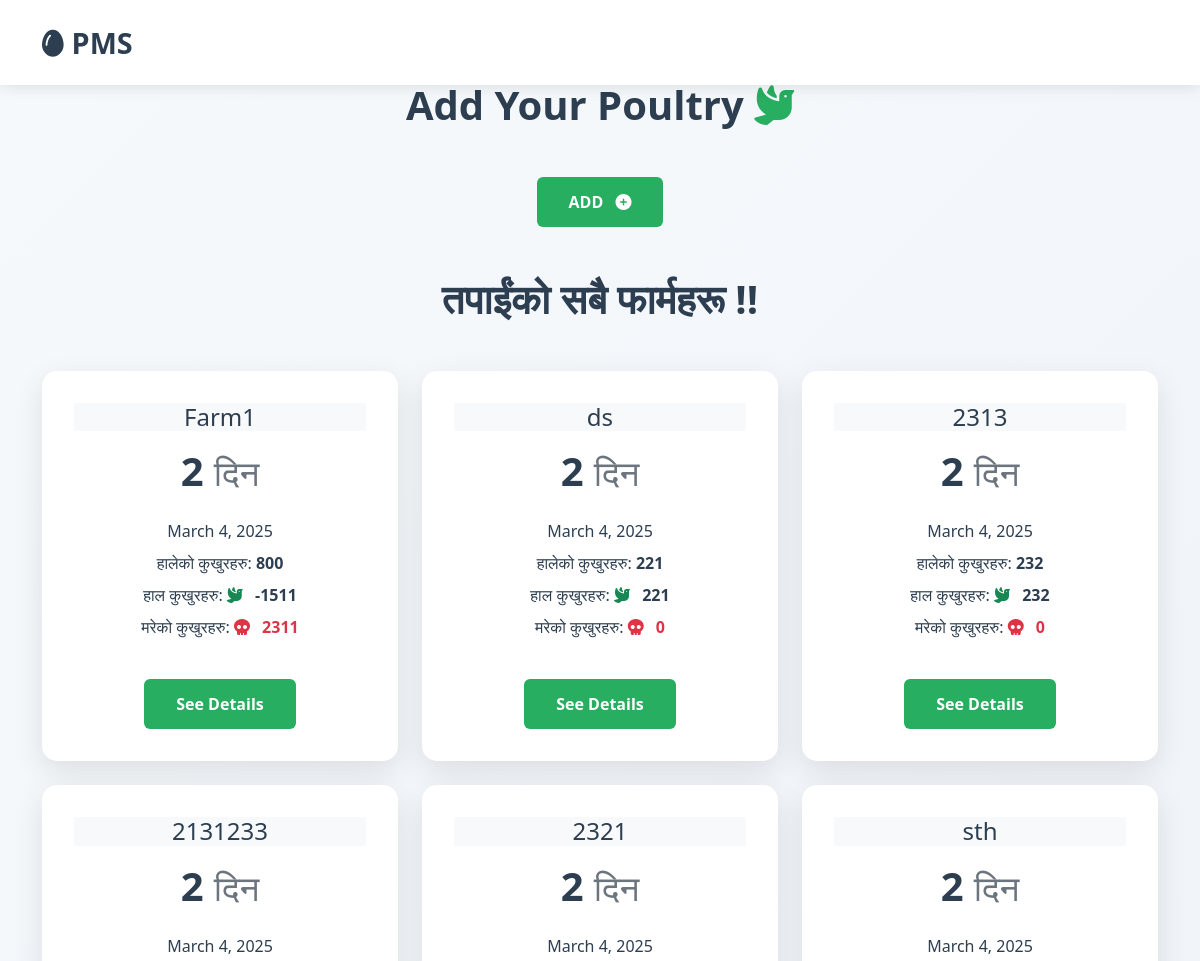
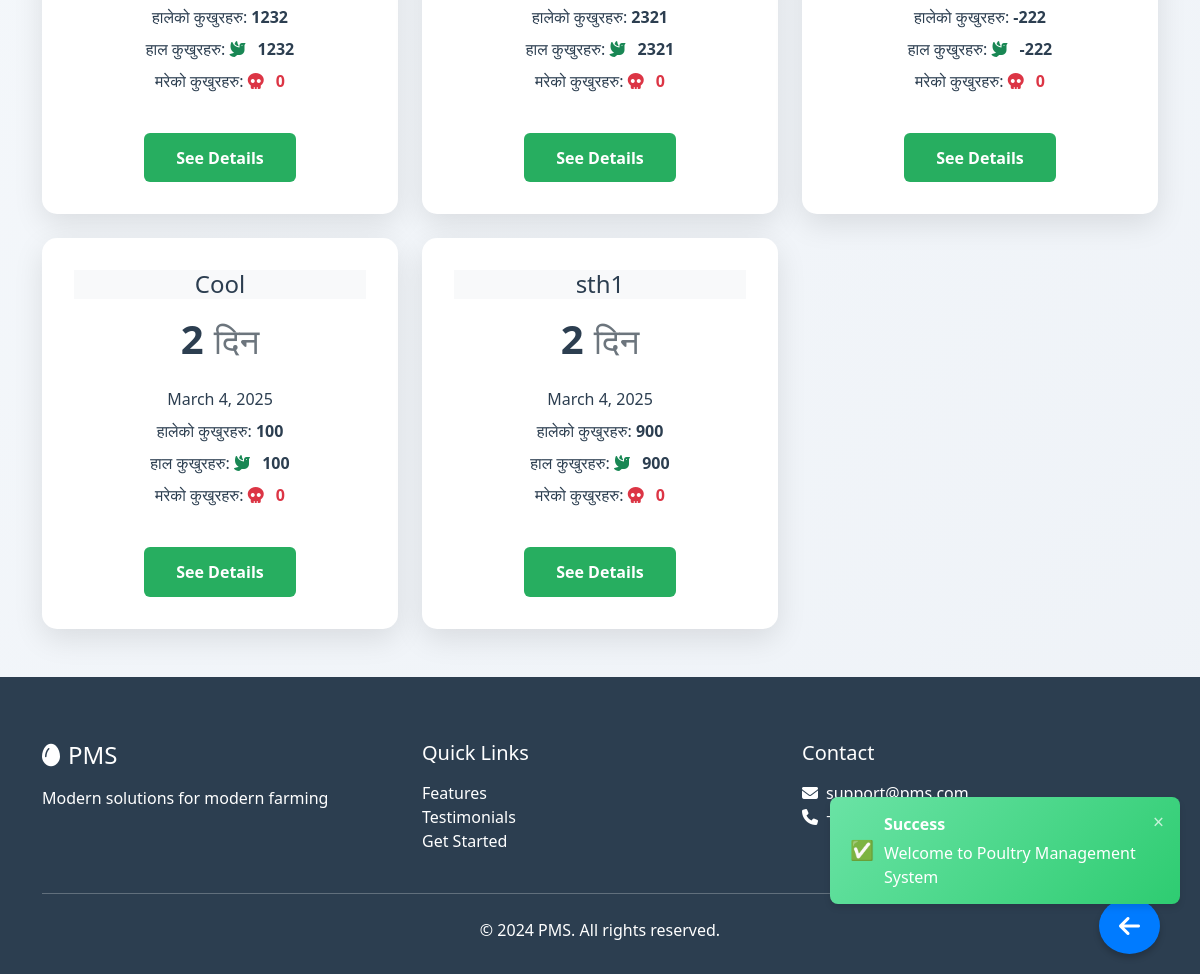
/userhome/mainpage/20/ (signed in), run on the app's committed database (2 pictures, top to bottom).
### userhome/models.py (models this page shows, shortened)
class Poultry(models.Model):
    user = models.ForeignKey(User, on_delete=models.CASCADE)
    poultryName = models.CharField(max_length=20, primary_key=True)
    totalChicken = models.IntegerField()
    totalDead = models.IntegerField(default=0)
    startDate = models.DateField(auto_now_add=True)
    @property
    def totalDays(self):
        return ((date.today() - self.startDate)).days+1
    @property
    def totalChickenNow(self):
        return ((self.totalChicken-self.totalDead))

### userhome/views.py (the view)
# urls.py: path('mainpage/<int:user_id>/', views.userHome, name='mainpage'),
@login_required
def userHome(request,user_id):
    messages.success(request, "Welcome to Poultry Management System")
    if not CheckUser(request, user_id):
        return redirect('/')
    user_info = Poultry.objects.filter(user_id=user_id).order_by('-startDate')
    return render(request, 'mainpage.html',{'parms':user_info})

### userhome/service.py (called while the page is built)
def CheckUser(request, user_id):
    if request.user.id != user_id:
        messages.error(request, "You are not authorized to view this page.")
        return False
    return True

### userhome/templates/mainpage.html (shortened to what this page needs)
{% extends 'Base.html' %}
{% block mainContent%}
{%load static%}
<div class="container py-5">
  <div class="row">
      <div class="col-12">
          <h1 class="section-heading text-center mb-5">
              Add Your Poultry
              <i class="fa-solid fa-dove text-accent" style="color: var(--accent-color);"></i>
          </h1>
          <div class="text-center mb-5">
              <button class="btn btn-primary" data-bs-toggle="modal" data-bs-target="#addPoultry">
                  ADD <i class="fa-solid fa-circle-plus ms-2"></i>
              </button>
          </div>
          <h1 class="section-heading text-center mb-5">
              तपाईंको सबै फार्महरू !!
          </h1>
          <div class="row g-4 ">
              {% for parm in parms %}
              <div class="col-md-4 ">
                  <div class="feature-card text-center baseColorText ">
                      <div class="card-header mb-3 bg-light">
                          <h4 class="my-0 font-weight-normal ">{{parm.poultryName}}</h4>
                      </div>
                      <div class="card-body ">
                          <h1 class="mb-4">
                              <span class="stat-number baseColorText">{{parm.totalDays}}</span>
                              <small class="text-muted">दिन</small>
                          </h1>
                          <ul class="list-unstyled mb-4">
                              <li class="mb-2">{{parm.startDate}}</li>
                              <li class="mb-2">
                                  हालेको कुखुरहरु:
                                  <strong>{{parm.totalChicken}}</strong>
                              </li>
                              <li class="mb-2">
                                  हाल कुखुरहरु:
                                  <i class="fa-solid fa-dove text-success me-2"></i>
                                  <strong>{{parm.totalChickenNow}}</strong>
                              </li>
                              <li>
                                  मरेको कुखुरहरु:
                                  <i class="fa-solid fa-skull text-danger me-2"></i>
                                  <strong class="text-danger">{{parm.totalDead}}</strong>
                              </li>
                          </ul>
                          <a href="profile/{{parm.poultryName}}" class="btn btn-primary mt-3">
                              See Details
                          </a>
                      </div>
                  </div>
              </div>
              {% endfor %}
          </div>
      </div>
  </div>
</div>
{%endblock%}

### userhome/templates/mainpage.html (style rules this page uses)
:root { --primary-color: #2c3e50; --accent-color: #27ae60; }
body { font-family: 'Segoe UI', Tahoma, Geneva, Verdana, sans-serif; background: linear-gradient(135deg, #f6f9fc, #eef2f7); }

### data on the page
Poultry: poultryName "Farm1", totalDays "2", startDate "March 4, 2025", totalChicken "800", totalChickenNow "-1511", totalDead "2311"
Poultry: poultryName "ds", totalDays "2", startDate "March 4, 2025", totalChicken "221", totalChickenNow "221", totalDead "0"
Poultry: poultryName "2313", totalDays "2", startDate "March 4, 2025", totalChicken "232", totalChickenNow "232", totalDead "0"
Poultry: poultryName "2131233", totalDays "2", startDate "March 4, 2025", totalChicken "1232", totalChickenNow "1232", totalDead "0"
Poultry: poultryName "2321", totalDays "2", startDate "March 4, 2025", totalChicken "2321", totalChickenNow "2321", totalDead "0"
Poultry: poultryName "sth", totalDays "2", startDate "March 4, 2025", totalChicken "-222", totalChickenNow "-222", totalDead "0"
Poultry: poultryName "Cool", totalDays "2", startDate "March 4, 2025", totalChicken "100", totalChickenNow "100", totalDead "0"
Poultry: poultryName "sth1", totalDays "2", startDate "March 4, 2025", totalChicken "900", totalChickenNow "900", totalDead "0"
